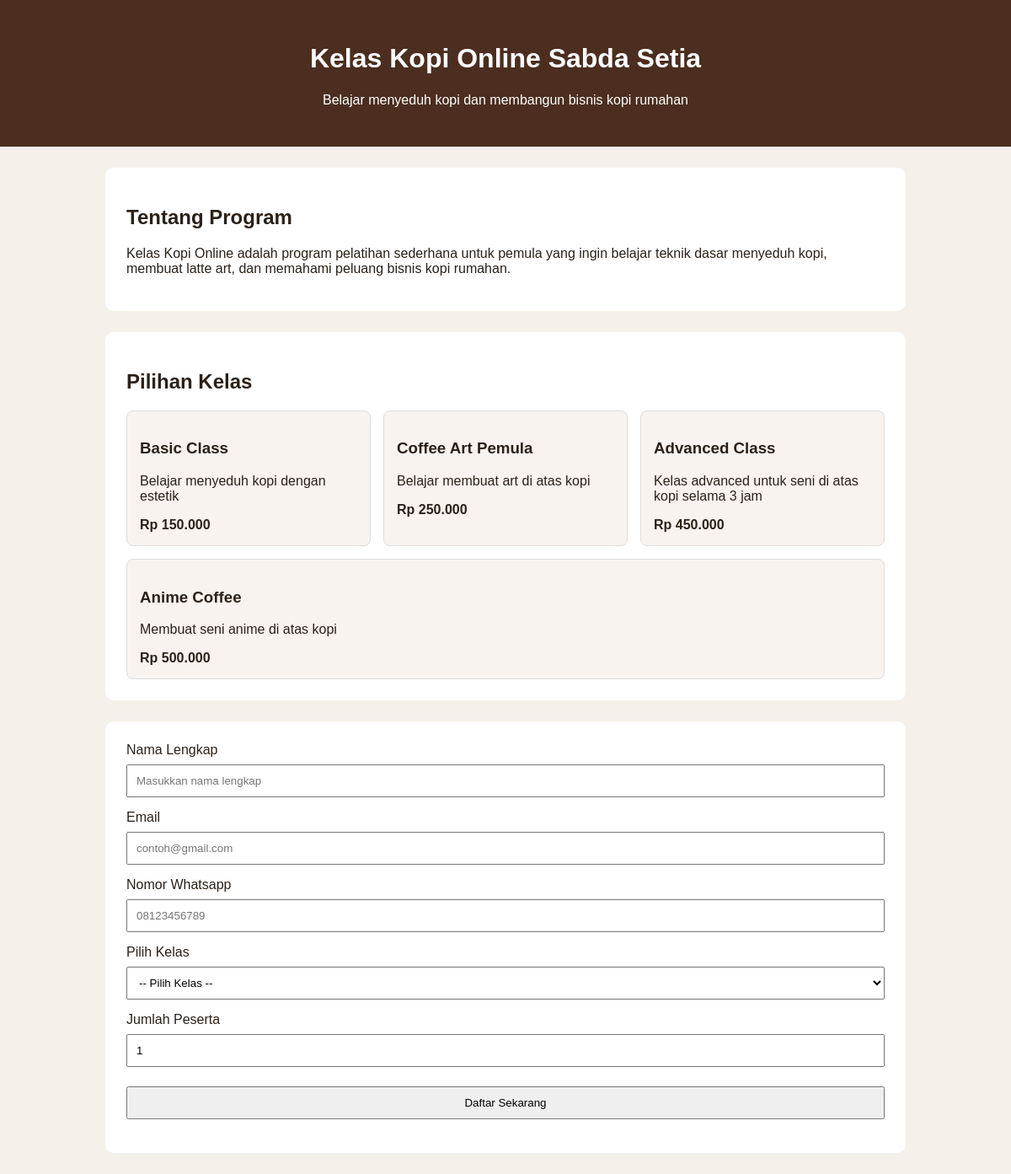
The page / on the database its author committed.
### tables this page shows
CREATE TABLE `courses` (
  `id` int(5) NOT NULL,
  `name` varchar(50) DEFAULT NULL,
  `description` text DEFAULT NULL,
  `price` double DEFAULT NULL
);

### index.php (the view)
<?php
include "header.php";
?>
<section>
    <h2>Tentang Program</h2>
    <p>
        Kelas Kopi Online adalah program pelatihan sederhana untuk pemula yang ingin
        belajar teknik dasar menyeduh kopi, membuat latte art, dan memahami peluang
        bisnis kopi rumahan.
    </p>
</section>
<section>
    <h2>Pilihan Kelas</h2>
    <div class="cards">
        <?php
        $sql = "select * from courses";
        $query = mysqli_query($conn, $sql);
        while($result = mysqli_fetch_array($query)) {
            ?>
            <div class="card">
                <h3><?= $result['name'] ?></h3>
                <p>
                    <?= $result['description'] ?>
                </p>
                <strong>Rp <?= number_format($result['price'],0,',','.') ?> </strong>
            </div>
            <?php
        }
        ?>
    </div>
</section>
<?php
include "frm_pendaftaran.php";
?>
</body>
</html>

### header.php (shortened to what this page needs)
<!DOCTYPE html>
<html lang="id">
    <head>
        <link rel="stylesheet" href="css/style.css">
    </head>
    <body>
    <header>
        <h1>Kelas Kopi Online Sabda Setia</h1>
        <p>Belajar menyeduh kopi dan membangun bisnis kopi rumahan</p>
    </header>

### frm_pendaftaran.php (shortened to what this page needs)
<section>
    <form method="POST" action="sv_pendaftaran.php">
        <label>Nama Lengkap</label>
        <input type="text" name="full_name" placeholder="Masukkan nama lengkap">
        <label>Email</label>
        <input type="email" name="email" placeholder="contoh@gmail.com">
        <label>Nomor Whatsapp</label>
        <input type="text" name="phone_number" placeholder="08123456789">
        <label>Pilih Kelas</label>
        <select name="course_id">
            <option value="">-- Pilih Kelas --</option>
        </select>
        <label>Jumlah Peserta</label>
        <input type="number" name="participant_count" min="1" value="1">
        <button type="submit" name="daftar">Daftar Sekarang</button>
    </form>
</section>

### css/style.css (style rules this page uses)
body { font-family: Arial, sans-serif; background: #f5f0ea; margin: 0; color: #2b2118; }
header { background: #4b2e1f; color: white; padding: 30px; text-align: center; }
section { max-width: 900px; margin: 25px auto; background: white; padding: 25px; border-radius: 10px; }
.cards { display: flex; gap: 15px; flex-wrap: wrap; }
.card { flex: 1; min-width: 220px; background: #f8f3ef; border: 1px solid #ddd; padding: 15px; border-radius: 8px; }
input, select, button { width: 100%; padding: 10px; margin-top: 8px; margin-bottom: 15px; box-sizing: border-box; }

### rows shown on the page
courses: name "Basic Class", description "Belajar menyeduh kopi dengan estetik", price "150.000"
courses: name "Coffee Art Pemula", description "Belajar membuat art di atas kopi", price "250.000"
courses: name "Advanced Class", description "Kelas advanced untuk seni di atas kopi selama 3 jam", price "450.000"
courses: name "Anime Coffee", description "Membuat seni anime di atas kopi", price "500.000"
